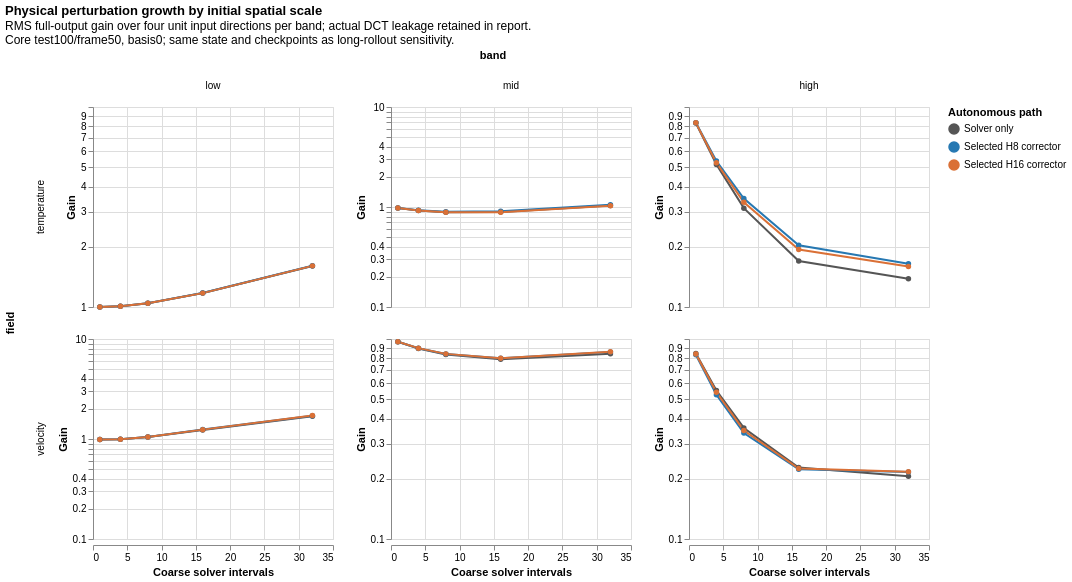

Write a Vega-Lite specification for this figure.
### Vega-Lite specification from a JSON file in a GitHub repository (floating-point values rounded to 4 significant figures)
{"config": {"view": {"continuousWidth": 300, "continuousHeight": 300}}, "data": {"name": "data-929acb9297764b648beac7dc228647f5"}, "facet": {"column": {"field": "band", "sort": ["low", "mid", "high"], "type": "nominal"}, "row": {"field": "field", "type": "nominal"}}, "spec": {"mark": {"type": "line", "point": true}, "encoding": {"color": {"field": "arm", "scale": {"domain": ["Solver only", "Selected H8 corrector", "Selected H16 corrector"], "range": ["#555555", "#2678b2", "#da7036"]}, "title": "Autonomous path", "type": "nominal"}, "tooltip": [{"field": "horizon", "type": "quantitative"}, {"field": "arm", "type": "nominal"}, {"field": "field", "type": "nominal"}, {"field": "band", "type": "nominal"}, {"field": "gain", "type": "quantitative"}], "x": {"field": "horizon", "title": "Coarse solver intervals", "type": "quantitative"}, "y": {"field": "gain", "scale": {"type": "log"}, "title": "Gain", "type": "quantitative"}}, "height": 200, "width": 240}, "resolve": {"scale": {"y": "independent"}}, "title": {"text": "Physical perturbation growth by initial spatial scale", "subtitle": ["RMS full-output gain over four unit input directions per band; actual DCT leakage retained in report.", "Core test100/frame50, basis0; same state and checkpoints as long-rollout sensitivity."]}, "$schema": "https://vega.github.io/schema/vega-lite/v6.4.1.json", "datasets": {"data-929acb9297764b648beac7dc228647f5": [{"horizon": 1, "arm": "Solver only", "field": "velocity", "band": "low", "gain": 0.991}, {"horizon": 1, "arm": "Solver only", "field": "velocity", "band": "mid", "gain": 0.9686}, {"horizon": 1, "arm": "Solver only", "field": "velocity", "band": "high", "gain": 0.8472}, {"horizon": 1, "arm": "Solver only", "field": "temperature", "band": "low", "gain": 1.0}, {"horizon": 1, "arm": "Solver only", "field": "temperature", "band": "mid", "gain": 0.9753}, {"horizon": 1, "arm": "Solver only", "field": "temperature", "band": "high", "gain": 0.832}, {"horizon": 4, "arm": "Solver only", "field": "velocity", "band": "low", "gain": 0.9939}, {"horizon": 4, "arm": "Solver only", "field": "velocity", "band": "mid", "gain": 0.8973}, {"horizon": 4, "arm": "Solver only", "field": "velocity", "band": "high", "gain": 0.5528}, {"horizon": 4, "arm": "Solver only", "field": "temperature", "band": "low", "gain": 1.01}, {"horizon": 4, "arm": "Solver only", "field": "temperature", "band": "mid", "gain": 0.9219}, {"horizon": 4, "arm": "Solver only", "field": "temperature", "band": "high", "gain": 0.5153}, {"horizon": 8, "arm": "Solver only", "field": "velocity", "band": "low", "gain": 1.045}, {"horizon": 8, "arm": "Solver only", "field": "velocity", "band": "mid", "gain": 0.8373}, {"horizon": 8, "arm": "Solver only", "field": "velocity", "band": "high", "gain": 0.3591}, {"horizon": 8, "arm": "Solver only", "field": "temperature", "band": "low", "gain": 1.044}, {"horizon": 8, "arm": "Solver only", "field": "temperature", "band": "mid", "gain": 0.8867}, {"horizon": 8, "arm": "Solver only", "field": "temperature", "band": "high", "gain": 0.3121}, {"horizon": 16, "arm": "Solver only", "field": "velocity", "band": "low", "gain": 1.232}, {"horizon": 16, "arm": "Solver only", "field": "velocity", "band": "mid", "gain": 0.7913}, {"horizon": 16, "arm": "Solver only", "field": "velocity", "band": "high", "gain": 0.2277}, {"horizon": 16, "arm": "Solver only", "field": "temperature", "band": "low", "gain": 1.174}, {"horizon": 16, "arm": "Solver only", "field": "temperature", "band": "mid", "gain": 0.889}, {"horizon": 16, "arm": "Solver only", "field": "temperature", "band": "high", "gain": 0.1699}, {"horizon": 32, "arm": "Solver only", "field": "velocity", "band": "low", "gain": 1.69}, {"horizon": 32, "arm": "Solver only", "field": "velocity", "band": "mid", "gain": 0.8436}, {"horizon": 32, "arm": "Solver only", "field": "velocity", "band": "high", "gain": 0.2058}, {"horizon": 32, "arm": "Solver only", "field": "temperature", "band": "low", "gain": 1.603}, {"horizon": 32, "arm": "Solver only", "field": "temperature", "band": "mid", "gain": 1.036}, {"horizon": 32, "arm": "Solver only", "field": "temperature", "band": "high", "gain": 0.1384}, {"horizon": 1, "arm": "Selected H8 corrector", "field": "velocity", "band": "low", "gain": 0.9911}, {"horizon": 1, "arm": "Selected H8 corrector", "field": "velocity", "band": "mid", "gain": 0.9694}, {"horizon": 1, "arm": "Selected H8 corrector", "field": "velocity", "band": "high", "gain": 0.833}, {"horizon": 1, "arm": "Selected H8 corrector", "field": "temperature", "band": "low", "gain": 1.0}, {"horizon": 1, "arm": "Selected H8 corrector", "field": "temperature", "band": "mid", "gain": 0.9756}, {"horizon": 1, "arm": "Selected H8 corrector", "field": "temperature", "band": "high", "gain": 0.8347}, {"horizon": 4, "arm": "Selected H8 corrector", "field": "velocity", "band": "low", "gain": 0.9949}, {"horizon": 4, "arm": "Selected H8 corrector", "field": "velocity", "band": "mid", "gain": 0.8999}, {"horizon": 4, "arm": "Selected H8 corrector", "field": "velocity", "band": "high", "gain": 0.5258}, {"horizon": 4, "arm": "Selected H8 corrector", "field": "temperature", "band": "low", "gain": 1.01}, {"horizon": 4, "arm": "Selected H8 corrector", "field": "temperature", "band": "mid", "gain": 0.9257}, {"horizon": 4, "arm": "Selected H8 corrector", "field": "temperature", "band": "high", "gain": 0.5368}, {"horizon": 8, "arm": "Selected H8 corrector", "field": "velocity", "band": "low", "gain": 1.048}, {"horizon": 8, "arm": "Selected H8 corrector", "field": "velocity", "band": "mid", "gain": 0.8421}, {"horizon": 8, "arm": "Selected H8 corrector", "field": "velocity", "band": "high", "gain": 0.3384}, {"horizon": 8, "arm": "Selected H8 corrector", "field": "temperature", "band": "low", "gain": 1.044}, {"horizon": 8, "arm": "Selected H8 corrector", "field": "temperature", "band": "mid", "gain": 0.8968}, {"horizon": 8, "arm": "Selected H8 corrector", "field": "temperature", "band": "high", "gain": 0.3486}, {"horizon": 16, "arm": "Selected H8 corrector", "field": "velocity", "band": "low", "gain": 1.242}, {"horizon": 16, "arm": "Selected H8 corrector", "field": "velocity", "band": "mid", "gain": 0.8011}, {"horizon": 16, "arm": "Selected H8 corrector", "field": "velocity", "band": "high", "gain": 0.2235}, {"horizon": 16, "arm": "Selected H8 corrector", "field": "temperature", "band": "low", "gain": 1.174}, {"horizon": 16, "arm": "Selected H8 corrector", "field": "temperature", "band": "mid", "gain": 0.9055}, {"horizon": 16, "arm": "Selected H8 corrector", "field": "temperature", "band": "high", "gain": 0.2035}, {"horizon": 32, "arm": "Selected H8 corrector", "field": "velocity", "band": "low", "gain": 1.712}, {"horizon": 32, "arm": "Selected H8 corrector", "field": "velocity", "band": "mid", "gain": 0.8623}, {"horizon": 32, "arm": "Selected H8 corrector", "field": "velocity", "band": "high", "gain": 0.2162}, {"horizon": 32, "arm": "Selected H8 corrector", "field": "temperature", "band": "low", "gain": 1.607}, {"horizon": 32, "arm": "Selected H8 corrector", "field": "temperature", "band": "mid", "gain": 1.053}, {"horizon": 32, "arm": "Selected H8 corrector", "field": "temperature", "band": "high", "gain": 0.1645}, {"horizon": 1, "arm": "Selected H16 corrector", "field": "velocity", "band": "low", "gain": 0.9911}, {"horizon": 1, "arm": "Selected H16 corrector", "field": "velocity", "band": "mid", "gain": 0.9693}, {"horizon": 1, "arm": "Selected H16 corrector", "field": "velocity", "band": "high", "gain": 0.8422}, {"horizon": 1, "arm": "Selected H16 corrector", "field": "temperature", "band": "low", "gain": 1.0}, {"horizon": 1, "arm": "Selected H16 corrector", "field": "temperature", "band": "mid", "gain": 0.9753}, {"horizon": 1, "arm": "Selected H16 corrector", "field": "temperature", "band": "high", "gain": 0.8332}, {"horizon": 4, "arm": "Selected H16 corrector", "field": "velocity", "band": "low", "gain": 0.9947}, {"horizon": 4, "arm": "Selected H16 corrector", "field": "velocity", "band": "mid", "gain": 0.9}, {"horizon": 4, "arm": "Selected H16 corrector", "field": "velocity", "band": "high", "gain": 0.5415}, {"horizon": 4, "arm": "Selected H16 corrector", "field": "temperature", "band": "low", "gain": 1.01}, {"horizon": 4, "arm": "Selected H16 corrector", "field": "temperature", "band": "mid", "gain": 0.9221}, {"horizon": 4, "arm": "Selected H16 corrector", "field": "temperature", "band": "high", "gain": 0.5264}, {"horizon": 8, "arm": "Selected H16 corrector", "field": "velocity", "band": "low", "gain": 1.047}, {"horizon": 8, "arm": "Selected H16 corrector", "field": "velocity", "band": "mid", "gain": 0.8426}, {"horizon": 8, "arm": "Selected H16 corrector", "field": "velocity", "band": "high", "gain": 0.3483}, {"horizon": 8, "arm": "Selected H16 corrector", "field": "temperature", "band": "low", "gain": 1.044}, {"horizon": 8, "arm": "Selected H16 corrector", "field": "temperature", "band": "mid", "gain": 0.8869}, {"horizon": 8, "arm": "Selected H16 corrector", "field": "temperature", "band": "high", "gain": 0.3339}, {"horizon": 16, "arm": "Selected H16 corrector", "field": "velocity", "band": "low", "gain": 1.241}, {"horizon": 16, "arm": "Selected H16 corrector", "field": "velocity", "band": "mid", "gain": 0.8019}, {"horizon": 16, "arm": "Selected H16 corrector", "field": "velocity", "band": "high", "gain": 0.225}, {"horizon": 16, "arm": "Selected H16 corrector", "field": "temperature", "band": "low", "gain": 1.173}, {"horizon": 16, "arm": "Selected H16 corrector", "field": "temperature", "band": "mid", "gain": 0.8872}, {"horizon": 16, "arm": "Selected H16 corrector", "field": "temperature", "band": "high", "gain": 0.1936}, {"horizon": 32, "arm": "Selected H16 corrector", "field": "velocity", "band": "low", "gain": 1.717}, {"horizon": 32, "arm": "Selected H16 corrector", "field": "velocity", "band": "mid", "gain": 0.8641}, {"horizon": 32, "arm": "Selected H16 corrector", "field": "velocity", "band": "high", "gain": 0.2167}, {"horizon": 32, "arm": "Selected H16 corrector", "field": "temperature", "band": "low", "gain": 1.606}, {"horizon": 32, "arm": "Selected H16 corrector", "field": "temperature", "band": "mid", "gain": 1.028}, {"horizon": 32, "arm": "Selected H16 corrector", "field": "temperature", "band": "high", "gain": 0.1595}]}}
